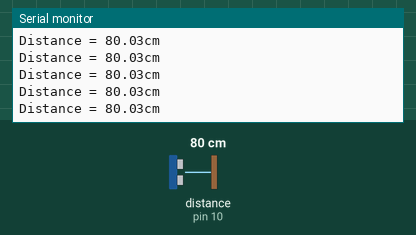
The program below on a simulated Arduino Uno, built with avr-gcc and run on an emulated ATmega328P. Shown: the last lines printed to the serial monitor. Inputs (shaded band) come from the test bench; at power-on: distance to the obstacle (sensor on pin 10) 80 cm. The echo pulse lasts 58.3 µs per cm.

Above: at 1.2 s.
1.3 s: distance to the obstacle (sensor on pin 10) set to 2 cm
At 1.65 s:
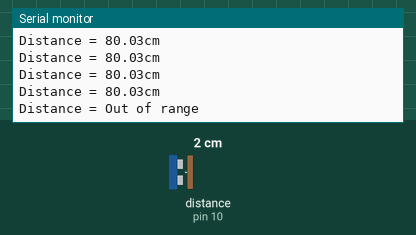
3.5 s: distance to the obstacle (sensor on pin 10) set to 299 cm
At 3.84 s:
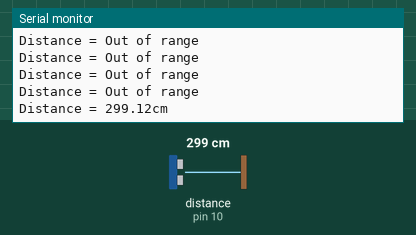

Measured:
- after the input at 1.3 s, the serial monitor: prints a new line after 0.24 s (image 1)
- after the input at 3.5 s, the serial monitor: prints a new line after 0.21 s (image 2)

The program:

main.cpp
```cpp
#include <Arduino.h>
#include "NewPing.h"
#define TRIGGER_PIN 10
#define ECHO_PIN 10
#define MAX_DISTANCE 400

NewPing sonar (TRIGGER_PIN, ECHO_PIN, MAX_DISTANCE);

float distance, duration;

int iterations = 5;

void setup() {
  // put your setup code here, to run once:
  Serial.begin (9600);
}

void loop() {

  duration = sonar.ping_median(iterations);

  distance = (duration/2)*0.03432;

  Serial.print("Distance = ");
  if(distance >= 400 || distance <= 2)
  {
    Serial.println("Out of range");
  }
  else{
    Serial.print(distance); Serial.println("cm");
    delay(10);
  }
  delay(10);
}
```
